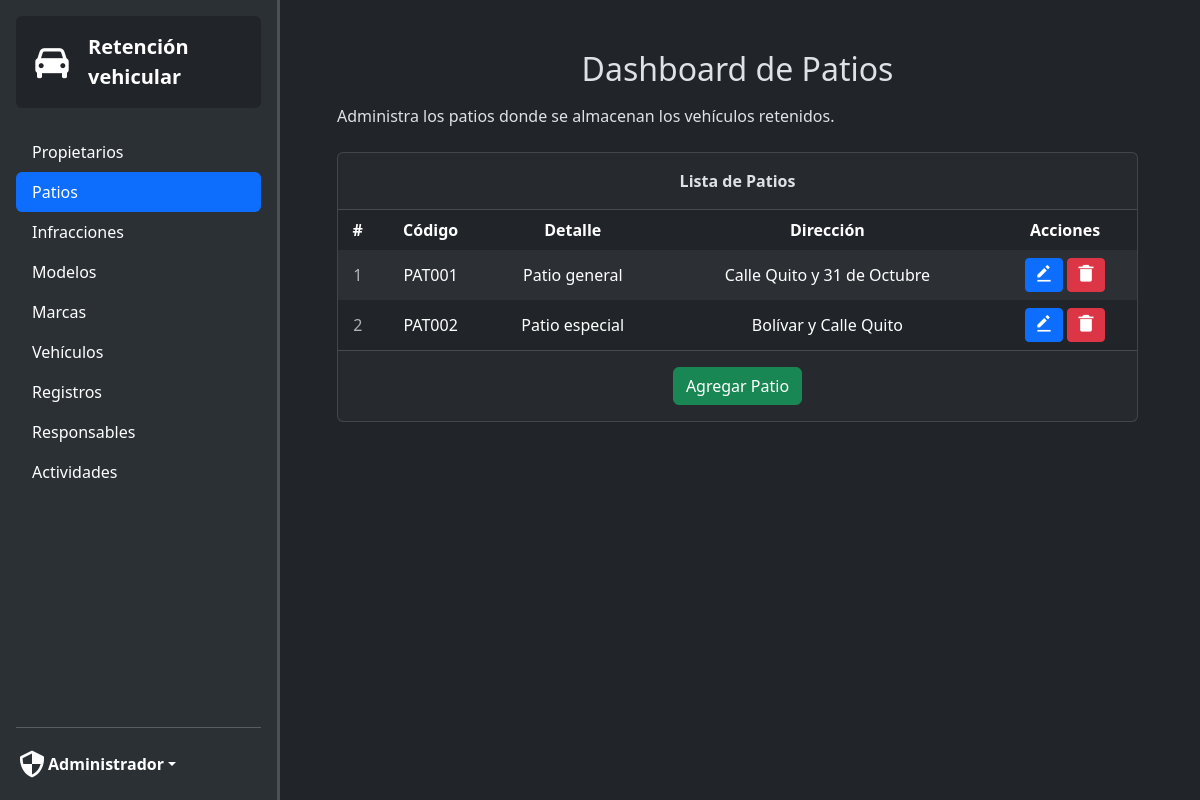
Page /admin?action=patiosDashboard (signed in) on the committed database.
### tables this page shows
CREATE TABLE `patios` (
  `codigo_patio` varchar(20) NOT NULL,
  `detalle` text NOT NULL,
  `direccion` text NOT NULL,
  PRIMARY KEY (`codigo_patio`)
);

### app/config/configs.php (called while the page is built)
<?php
$configs = [
    'database' => [
        'host' => 'localhost',
        'port' => '3306',
        'name' => 'sis_retencion_vehicular',
        'user' => 'root',
        'password' => '',
    ],
    'app' => [
        'base_url' => 'http://localhost/retencion-vehicular',
        'timezone' => 'America/Guayaquil',
    ],
];
return $configs;

### app/core/Database.php (called while the page is built)
<?php
class Database
{
    private static $instance = null;
    private $pdo;
    private function __construct()
    {
        $configs = require __DIR__ . '/../config/configs.php';
        $db = $configs['database'];
        try {
            $this->pdo = new PDO(
                "mysql:host={$db['host']};dbname={$db['name']};port={$db['port']}",
                $db['user'],
                $db['password']
            );
            $this->pdo->setAttribute(PDO::ATTR_ERRMODE, PDO::ERRMODE_EXCEPTION);
            $this->pdo->setAttribute(PDO::ATTR_DEFAULT_FETCH_MODE, PDO::FETCH_ASSOC);
        } catch (PDOException $e) {
            die("Error en la conexión a la base de datos: " . $e->getMessage());
        }
    }
    public static function getInstance()
    {
        if (self::$instance === null) {
            self::$instance = new self();
        }
        return self::$instance;
    }
    public function getConnection()
    {
        return $this->pdo;
    }
}

### app/controllers/PatioController.php (called while the page is built, shortened)
<?php
require_once 'app/models/PatioModel.php';
class PatioController {
    private PatioModel $model;
    public function __construct() {
        $this->model = new PatioModel();
    }
    public function listar()
    {
        try {
            $patios = $this->model->readPatios();
            return $patios;
        } catch (\Exception $e) {
            error_log("Error en listar patios: " . $e->getMessage());
            echo "Ocurrió un error al obtener los patios.";
        }
    }
}

### app/models/PatioModel.php (called while the page is built, shortened)
<?php
require_once __DIR__ . '/../core/Database.php';
class PatioModel {
    private $db;
    public function __construct()
    {
        $this->db = Database::getInstance()->getConnection();
    }
    public function readPatios(): array|false
    {
        try {
            $stmt = $this->db->query("SELECT * FROM patios");
            return $stmt->fetchAll();
        } catch (PDOException $e) {
            error_log("Error en readPatios: " . $e->getMessage());
            return false;
        }
    }
}

### app/views/admin/patiosDashboard.php (the view, shortened to what this page needs)
<?php
require_once __DIR__ . '/../../controllers/PatioController.php';
$patioController = new PatioController();
$patiosLista = $patioController->listar();
?>
<!doctype html>
<html lang="en" data-bs-theme="dark">
<head>
    <link href="https://cdn.jsdelivr.net/npm/bootstrap@5.3.3/dist/css/bootstrap.min.css" rel="stylesheet">
    <link href='https://unpkg.com/boxicons@2.1.4/css/boxicons.min.css' rel='stylesheet'>
    <link rel="stylesheet" href="http://localhost/retencion-vehicular/public/css/styles.css">
</head>
<body class="d-flex">
<div class="d-flex flex-column border-end border-3 flex-shrink-0 bg-body-tertiary p-3 sticky" style="width: 280px; height: 100vh; position: fixed; z-index: 100">
    <a href="http://localhost/retencion-vehicular/admin?action=propietariosDashboard" class="bg-body rounded p-3 d-flex align-items-center mb-4 link-body-emphasis text-decoration-none">
        <i class='bx bxs-car me-3' style="font-size: 40px"></i>
        <span class="fs-5 fw-bold text-align-center">Retención vehicular</span>
    </a>
    <ul class="nav nav-pills flex-column mb-auto">
        <li class="nav-item">
            <a href="http://localhost/retencion-vehicular/admin?action=propietariosDashboard" class="nav-link link-body-emphasis">
                Propietarios
            </a>
        </li>
        <li class="nav-item">
            <a href="http://localhost/retencion-vehicular/admin?action=patiosDashboard" class="nav-link active">
                Patios
            </a>
        </li>
        <li class="nav-item">
            <a href="http://localhost/retencion-vehicular/admin?action=infraccionesDashboard" class="nav-link link-body-emphasis">
                Infracciones
            </a>
        </li>
        <li class="nav-item">
            <a href="http://localhost/retencion-vehicular/admin?action=modelosDashboard" class="nav-link link-body-emphasis">
                Modelos
            </a>
        </li>
        <li class="nav-item">
            <a href="http://localhost/retencion-vehicular/admin?action=marcasDashboard" class="nav-link link-body-emphasis">
                Marcas
            </a>
        </li>
        <li class="nav-item">
            <a href="http://localhost/retencion-vehicular/admin?action=vehiculosDashboard" class="nav-link link-body-emphasis">
                Vehículos
            </a>
        </li>
        <li class="nav-item">
            <a href="http://localhost/retencion-vehicular/admin?action=registrosDashboard" class="nav-link link-body-emphasis">
                Registros
            </a>
        </li>
        <li class="nav-item">
            <a href="http://localhost/retencion-vehicular/admin?action=responsablesDashboard" class="nav-link link-body-emphasis">
                Responsables
            </a>
        </li>
        <li class="nav-item">
            <a href="http://localhost/retencion-vehicular/admin?action=actividadesDashboard" class="nav-link link-body-emphasis">
                Actividades
            </a>
        </li>
    </ul>
    <hr>
    <div class="dropdown">
        <a href="#" class="d-flex align-items-center link-body-emphasis text-decoration-none dropdown-toggle" data-bs-toggle="dropdown" aria-expanded="false">
            <i class='bx bx-shield-quarter my-1' style="font-size: 32px"></i>
            <strong>Administrador</strong>
        </a>
    </div>
</div>
<div class="container" style="margin: 50px 50px 50px 325px">
    <h2 class="text-center">Dashboard de Patios</h2>
    <p class="my-3">Administra los patios donde se almacenan los vehículos retenidos.</p>
    <div class="row my-2 pb-5">
        <div class="col-md-12 my-2">
            <div class="main-card mb-3 card">
                <div class="card-header fw-semibold p-3 text-center">Lista de Patios</div>
                <div class="table-responsive">
                    <table class="align-middle mb-0 table table-borderless table-hover table-striped">
                        <thead>
                        <tr>
                            <th class="text-center">#</th>
                            <th class="text-center">Código</th>
                            <th class="text-center">Detalle</th>
                            <th class="text-center">Dirección</th>
                            <th class="text-center">Acciones</th>
                        </tr>
                        </thead>
                        <tbody class="table-group-divider">
                        <?php if (empty($patiosLista)) { ?>
                            <tr>
                                <td class="text-center" colspan="5">No hay patios registrados</td>
                            </tr>
                        <?php } else { ?>
                            <?php foreach ($patiosLista as $index => $patio) { ?>
                                <tr>
                                    <td class="text-center text-muted"><?php echo $index + 1; ?></td>
                                    <td class="text-center"><?php echo $patio['codigo_patio']; ?></td>
                                    <td class="text-center"><?php echo $patio['detalle']; ?></td>
                                    <td class="text-center"><?php echo $patio['direccion']; ?></td>
                                    <td class="text-center">
                                        <button type="button" class="btn btn-primary btn-sm btn-editar"
                                                data-codigo="<?php echo $patio['codigo_patio']; ?>"
                                                data-detalle="<?php echo $patio['detalle']; ?>"
                                                data-direccion="<?php echo $patio['direccion']; ?>"
                                                data-bs-toggle="modal" data-bs-target="#editarModal">
                                            <i class='bx bxs-edit-alt' style="font-size: 20px"></i>
                                        </button>
                                        <button type="button" class="btn btn-danger btn-sm btn-eliminar"
                                                data-codigo="<?php echo $patio['codigo_patio']; ?>"
                                                data-bs-toggle="modal" data-bs-target="#deleteModal">
                                            <i class='bx bxs-trash-alt' style="font-size: 20px"></i>
                                        </button>
                                    </td>
                                </tr>
                            <?php } ?>
                        <?php } ?>
                        </tbody>
                    </table>
                </div>
                <div class="d-block text-center card-footer">
                    <button class="btn btn-success my-2" data-bs-toggle="modal" data-bs-target="#agregarModal">Agregar Patio</button>
                </div>
            </div>
        </div>
    </div>
</div>
</body>
</html>

### public/css/styles.css (style rules this page uses)
body { height: 100vh; margin: 0; }

### rows in the picture
patios: codigo_patio "PAT001", detalle "Patio general", direccion "Calle Quito y 31 de Octubre"
patios: codigo_patio "PAT002", detalle "Patio especial", direccion "Bolívar y Calle Quito"
